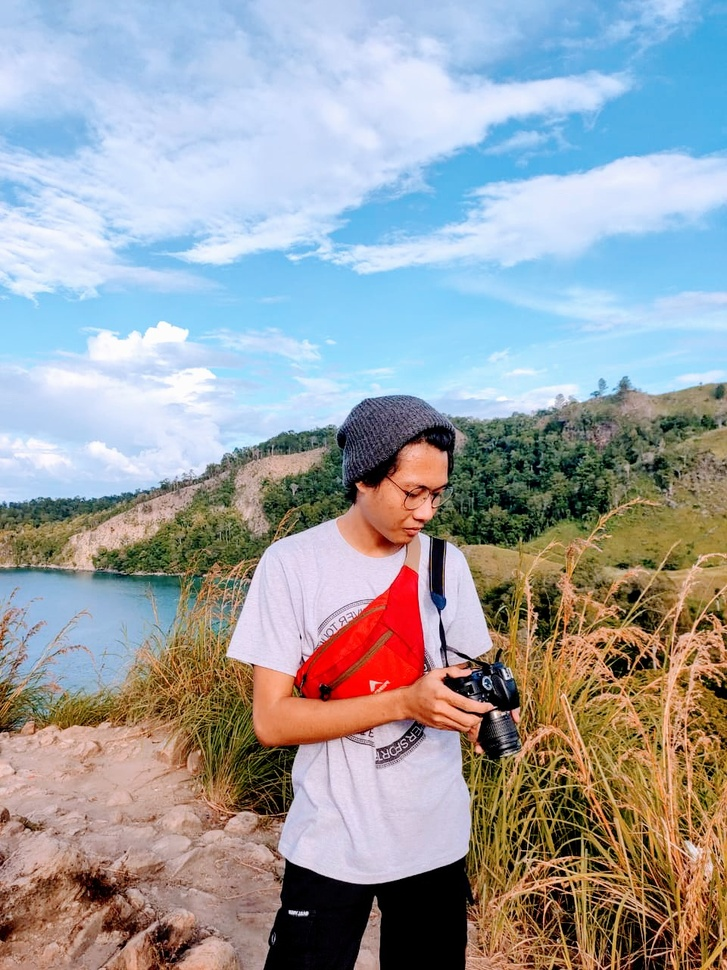
%> input picture ivan.jpg, 727 x 970 px, shrunk from 960 x 1280 before the run
$ octave mengubah_citra.m   (GNU Octave 9; MATLAB toolbox functions it lacks are replaced by stand-ins)
%> lines starting %> are read from the running program, lines starting %| are printed output that depends on the picture; in (x1, y1, x2, y2) boxes, pixels count from 0 and x2, y2 are one past the last pixel; in counts of white or black regions, pixels touching at a corner belong together; the program's own positions count from 1
%Gambar Asli
a = imread("ivan.jpg");
%> a is the input picture: size 970x727x3 uint8; mean R, G, B 156.1, 159.2, 163.6
figure(1)
imshow(a)
title("Citra Berwarna")

% Dekomposisi keabuan
a_keabuan = 0.4 * a(:,:,1) + 0.32 * a(:,:,2) + 0.28 * a(:,:,3);
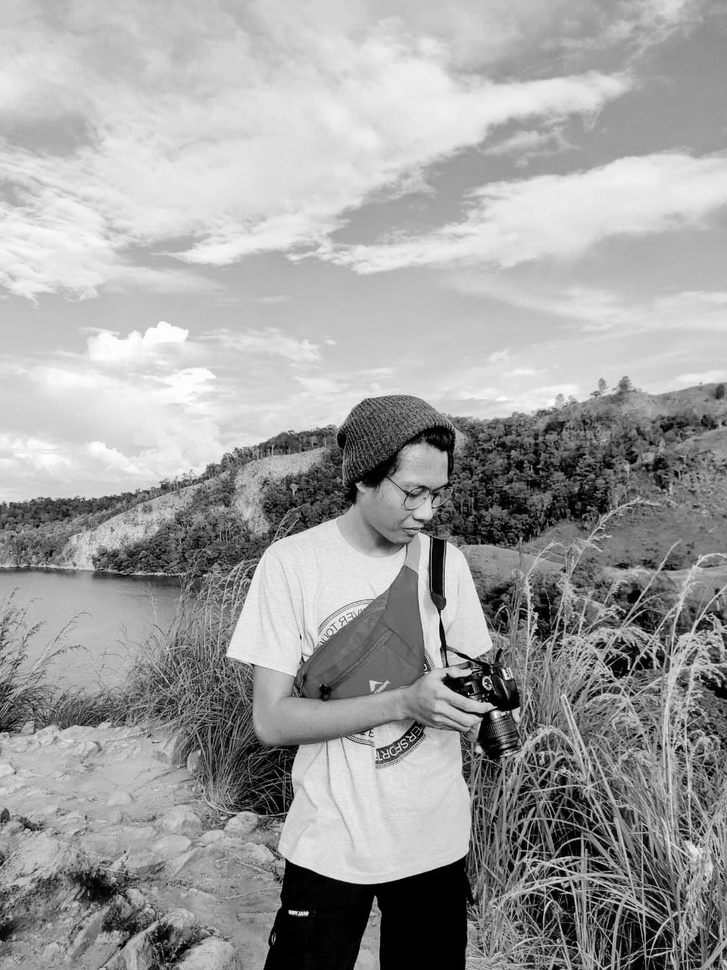
%> a_keabuan: size 970x727 uint8; min 0, max 255, mean 159.2
figure(2)
imshow(a_keabuan)
title('Citra Keabuan')

% Brightness
kecerahan = 85;
a_brightness = a + kecerahan;
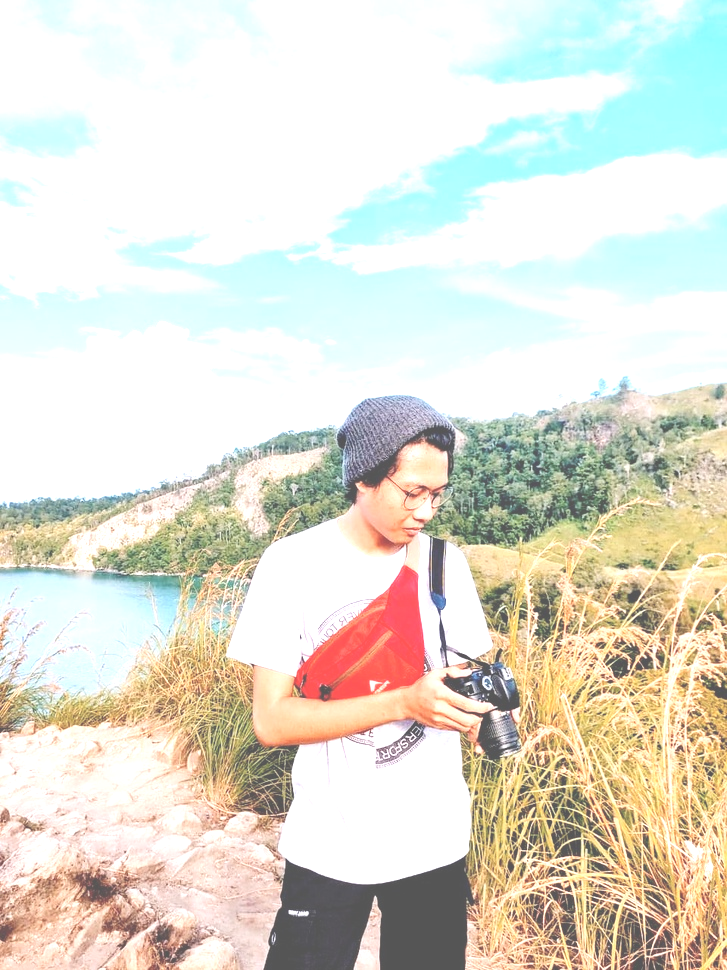
%> a_brightness: size 970x727x3 uint8; mean R, G, B 224.7, 222.8, 210.3
figure(3)
imshow(a_brightness)
title('Citra Brightness')

% Kontras
kontras = 1.5;
a_kontras = a * kontras;
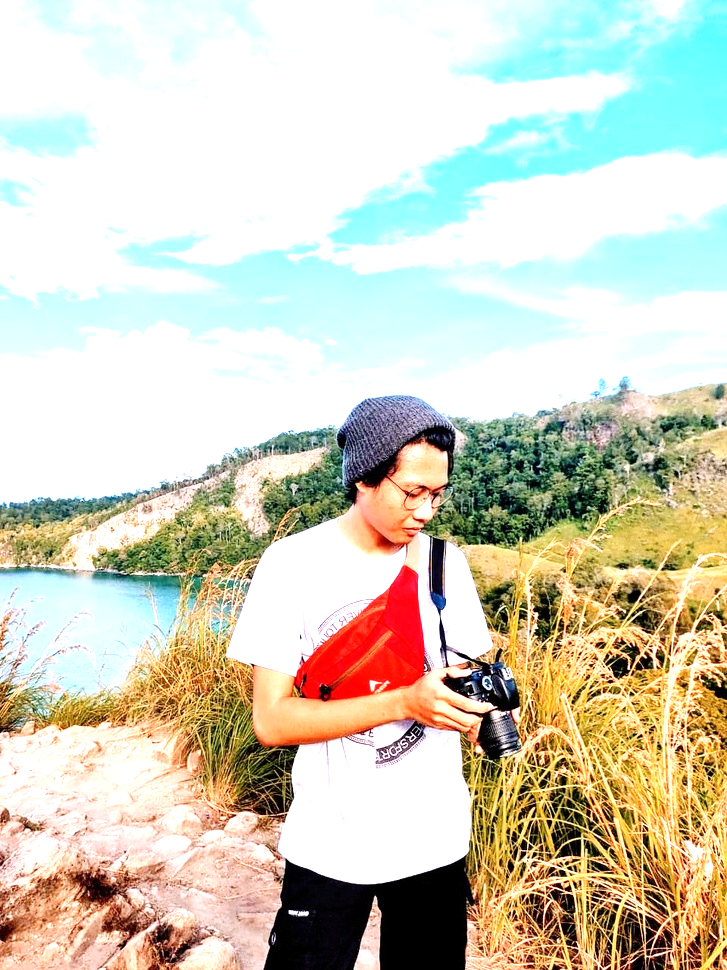
%> a_kontras: size 970x727x3 uint8; mean R, G, B 209.6, 206.7, 188
figure(4)
imshow(a_kontras)
title('Citra Kontras')

% Biner
a_biner = im2bw (a, 0.4);
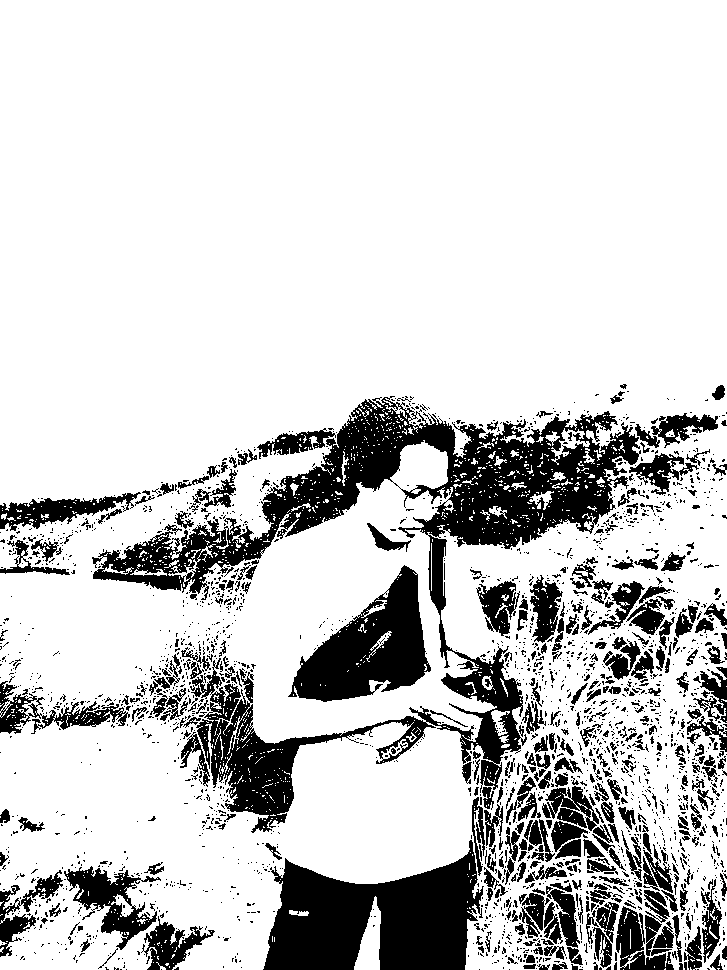
%> a_biner: size 970x727 logical; 80.6% white; 2389 black regions (2028 under 20 px), largest, box (x1, y1, x2, y2) and area: (92, 396, 641, 833) 46768, (263, 840, 484, 970) 18008, (288, 565, 431, 702) 9655
figure (5)
imshow (a_biner)
title ('Citra Biner')

guide
%> (this line was passed over: guide is not available in this run)
